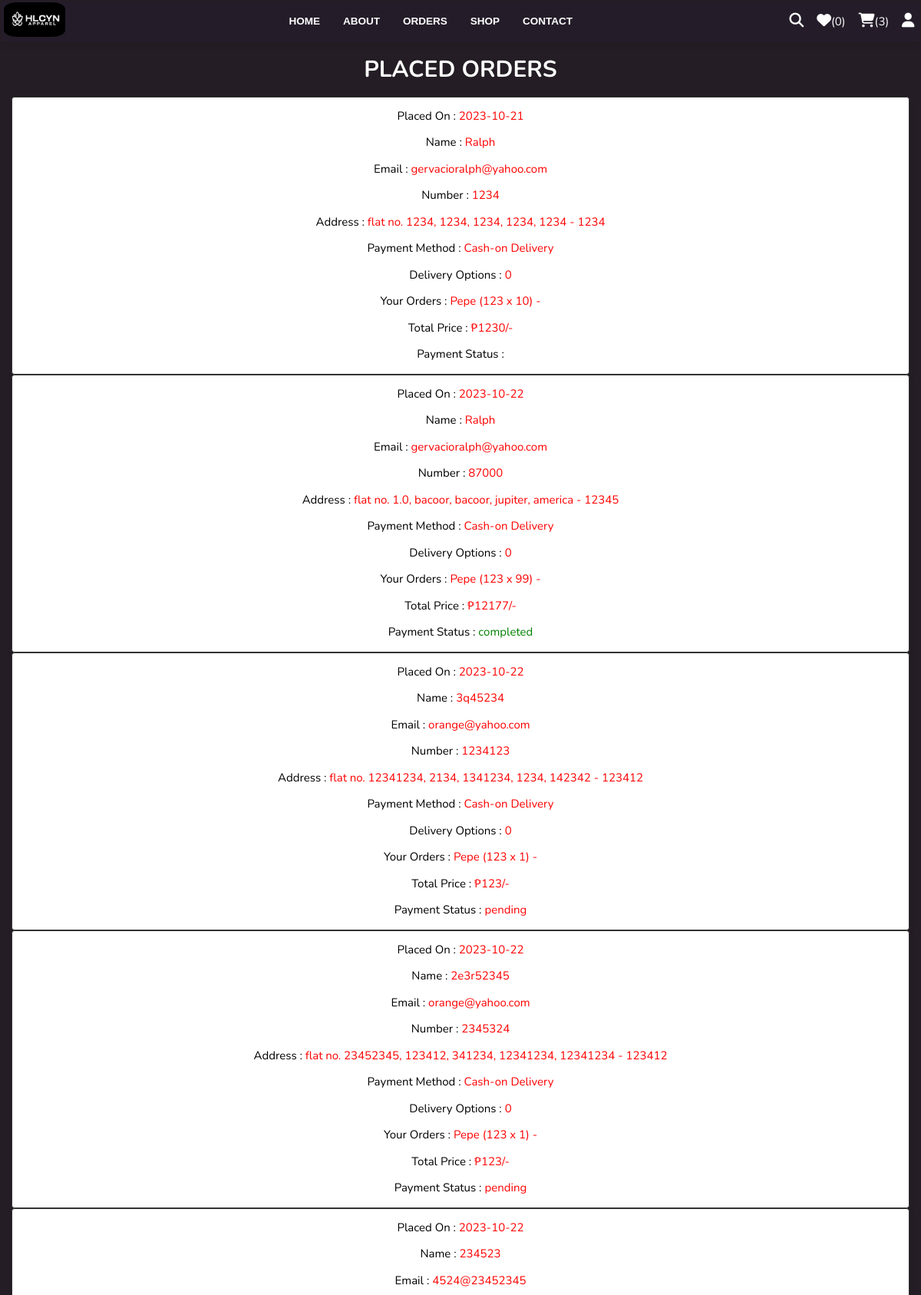
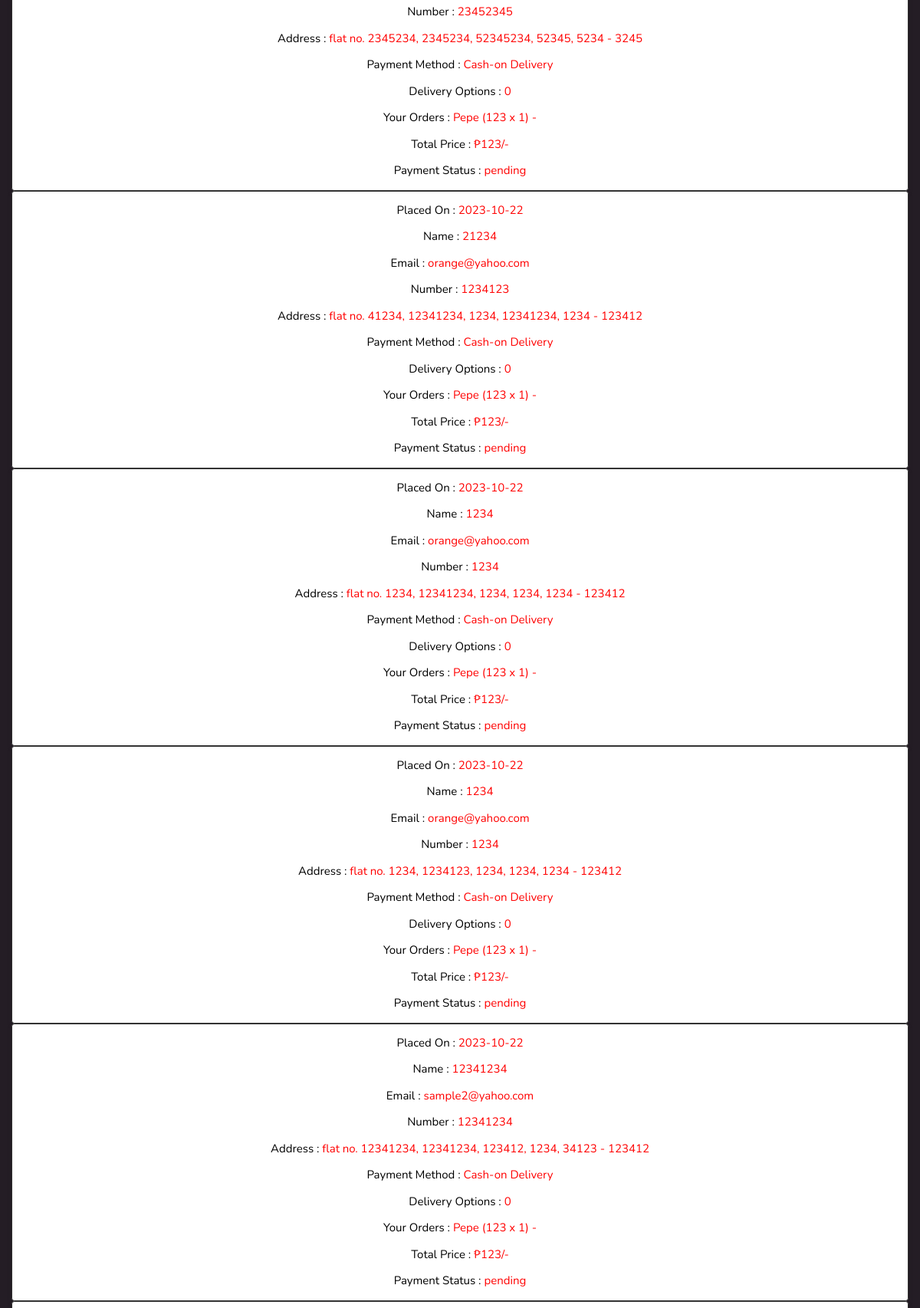
Screenshot of /orders.php (signed in, upper part) with the database file from the repository (2 pictures, top to bottom).
### tables this page shows
CREATE TABLE `orders` (
  `id` int(100) NOT NULL,
  `user_id` int(100) NOT NULL,
  `name` varchar(20) NOT NULL,
  `number` varchar(10) NOT NULL,
  `email` varchar(50) NOT NULL,
  `method` varchar(50) NOT NULL,
  `address` varchar(500) NOT NULL,
  `total_products` varchar(1000) NOT NULL,
  `total_price` int(100) NOT NULL,
  `placed_on` date NOT NULL DEFAULT current_timestamp(),
  `payment_status` varchar(20) NOT NULL DEFAULT 'pending',
  `options` int(11) NOT NULL,
  `stock_level` int(11) NOT NULL
);

### orders.php (the view, shortened to what this page needs)
<?php
include 'components/connect.php';
if(isset($_SESSION['user_id'])){
   $user_id = $_SESSION['user_id'];
}else{
   $user_id = '';
};
?>
<!DOCTYPE html>
<html lang="en">
<head>
   <link rel="stylesheet" href="https://cdnjs.cloudflare.com/ajax/libs/font-awesome/6.1.1/css/all.min.css">
   <link rel="stylesheet" href="css/style.css">
</head>
<body>
<?php include 'components/user_header.php'; ?>
<section class="orders">
   <h1 class="heading">placed orders</h1>
   <div class="box-container">
   <?php
      if($user_id == ''){
         echo '<p class="empty">please login to see your orders</p>';
      }else{
         $select_orders = $conn->prepare("SELECT * FROM `orders` WHERE user_id = ?");
         $select_orders->execute([$user_id]);
         if($select_orders->rowCount() > 0){
            while($fetch_orders = $select_orders->fetch(PDO::FETCH_ASSOC)){
   ?>
   <div class="box">
      <p>Placed On : <span><?= $fetch_orders['placed_on']; ?></span></p>
      <p>Name : <span><?= $fetch_orders['name']; ?></span></p>
      <p>Email : <span><?= $fetch_orders['email']; ?></span></p>
      <p>Number : <span><?= $fetch_orders['number']; ?></span></p>
      <p>Address : <span><?= $fetch_orders['address']; ?></span></p>
      <p>Payment Method : <span><?= $fetch_orders['method']; ?></span></p>
      <p>Delivery Options : <span><?= $fetch_orders['options']; ?></span></p>
      <p>Your Orders : <span><?= $fetch_orders['total_products']; ?></span></p>
      <p>Total Price : <span>₱<?= $fetch_orders['total_price']; ?>/-</span></p>
      <p>Payment Status : <span style="color:<?php if($fetch_orders['payment_status'] == 'pending'){ echo 'red'; }else{ echo 'green'; }; ?>"><?= $fetch_orders['payment_status']; ?></span> </p>
   </div>
   <?php
      }
      }else{
         echo '<p class="empty">no orders placed yet!</p>';
      }
      }
   ?>
   </div>
</section>
</body>
</html>

### components/user_header.php (shortened to what this page needs)
<header class="header">
   <section class="flex">
   <nav class="logo">
   <a href="home.php"><img src="/images/hlcyn-logo.png" alt="logo"></a>
   </nav>
      <nav class="navbar">
         <a href="home.php">home</a>
         <a href="about.php">about</a>
         <a href="orders.php">orders</a>
         <a href="shop.php">shop</a>
         <a href="contact.php">contact</a>
      </nav>
      <div class="icons">
         <?php
            $count_wishlist_items = $conn->prepare("SELECT * FROM `wishlist` WHERE user_id = ?");
            $count_wishlist_items->execute([$user_id]);
            $total_wishlist_counts = $count_wishlist_items->rowCount();
            $count_cart_items = $conn->prepare("SELECT * FROM `cart` WHERE user_id = ?");
            $count_cart_items->execute([$user_id]);
            $total_cart_counts = $count_cart_items->rowCount();
         ?>
         <a href="search_page.php"><i class="fas fa-search"></i></a>
         <a href="wishlist.php"><i class="fas fa-heart"></i><span>(<?= $total_wishlist_counts; ?>)</span></a>
         <a href="cart.php"><i class="fas fa-shopping-cart"></i><span>(<?= $total_cart_counts; ?>)</span></a>
         <div id="user-btn" class="fas fa-user"></div>
      </div>
   </section>
</header>

### css/style.css (style rules this page uses)
:root { --main-color:#2980b9; --orange:#f39c12; --red:#e74c3c; --black:#333; --white:#fff; --light-color:#666; --light-bg:#eee; --border:.2rem solid var(--black); --box-shadow:0 .5rem 1rem rgba(0,0,0,.1); }
* { font-family: 'Nunito', sans-serif; margin:0; padding:0; box-sizing: border-box; outline: none; border:none; text-decoration: none; }
html { font-size: 62.5%; overflow-x: hidden; }
body { background-color:#241D25; zoom: 75%; }
section { padding:2rem; max-width:contain; margin-left:0px; margin-right: 0px; justify-content: center; }
.heading { font-size: 4rem; color:var(--white); margin-bottom: 2rem; text-align: center; text-transform: uppercase; }
.header { position: sticky; top:0; left:0; right:0; background-color: #241D29; box-shadow: var(--box-shadow); z-index: 1000; border-style: solid; border-color: #241d21; border-width: 2.5px; }
.header .flex { display: flex; align-items: center; justify-content: space-between; position: relative; height: 70px; padding: 0; margin: 0; }
.logo img { height: 60px; width: 80%; margin-left: 1rem; border-radius: 20%; padding: 0; margin: 5px; }
.header .flex .logo::before { position: absolute; top: 0; left: -75%; z-index: 2; display: block; content: ''; width: 50%; height: 100%; background: -webkit-linear-gradient(left, rgba(255,255,255,0) 0%, rgba(255,255,255,.3) 100%); background: linear-gradient(to right, rgba(255,255,255,0) 0%, rgba(255,255,255,.3) 100%); -webkit-transform: skewX(-25deg); transform: skewX(-25deg); }
.header .flex .navbar { display: flex; justify-content: center; align-items: center; flex-wrap: wrap; }
.header .flex .navbar a { list-style: none; position: relative; display: flex; text-transform: uppercase; margin: 20px 0; padding: 10px 20px; text-decoration: none; color: #ffffff; font-family: sans-serif; font-size: 18px; font-weight: 600; transition: 0.5s; z-index: 1; }
.header .flex .navbar a:before { content: ""; position: absolute; top: 0; left: 0; width: 100%; height: 100%; border-top: 3.5px solid #000000; border-bottom: 3.5px solid #000000; transform: scaleY(2); opacity: 0; transition: 0.3s; }
.header .flex .navbar a:after { content: ""; position: absolute; top: 2px; left: 0; width: 100%; height: 100%; background-color: #ffffff; transform: scale(0); opacity: 0; transition: 0.3s; z-index: -1; }
.header .flex .icons > * { margin-left: 1rem; margin-right: 1rem; font-size: 2.5rem; cursor: pointer; color:var(--white); }
.header .flex .icons a span { font-size: 2rem; }
.orders .box-container { display:contents; gap:1.5rem; align-items: center; justify-content: center; }
.orders .box-container .box { padding:1rem 2rem; flex:1 1 40rem; border:var(--border); background-color: var(--white); box-shadow: var(--box-shadow); border-radius: .5rem; justify-content: center; }
.orders .box-container .box p { margin:.5rem 0; line-height: 1.8; font-size: 2rem; color:black; }
.orders .box-container .box p span { color:red; }
.box { display: flex; flex-direction: column; align-items: center; }

### rows the page displays
orders: placed_on "2023-10-21", name "Ralph", email "gervacioralph@yahoo.com", number "1234", address "flat no. 1234, 1234, 1234, 1234, 1234 - 1234", method "Cash-on Delivery", options "0", total_products "Pepe (123 x 10) -", total_price "1230"
orders: placed_on "2023-10-22", name "Ralph", email "gervacioralph@yahoo.com", number "87000", address "flat no. 1.0, bacoor, bacoor, jupiter, america - 12345", method "Cash-on Delivery", options "0", total_products "Pepe (123 x 99) -", total_price "12177", payment_status "completed"
orders: placed_on "2023-10-22", name "3q45234", email "orange@yahoo.com", number "1234123", address "flat no. 12341234, 2134, 1341234, 1234, 142342 - 123412", method "Cash-on Delivery", options "0", total_products "Pepe (123 x 1) -", total_price "123", payment_status "pending"
orders: placed_on "2023-10-22", name "2e3r52345", email "orange@yahoo.com", number "2345324", address "flat no. 23452345, 123412, 341234, 12341234, 12341234 - 123412", method "Cash-on Delivery", options "0", total_products "Pepe (123 x 1) -", total_price "123", payment_status "pending"
orders: placed_on "2023-10-22", name "234523", email "4524@23452345", number "23452345", address "flat no. 2345234, 2345234, 52345234, 52345, 5234 - 3245", method "Cash-on Delivery", options "0", total_products "Pepe (123 x 1) -", total_price "123", payment_status "pending"
orders: placed_on "2023-10-22", name "21234", email "orange@yahoo.com", number "1234123", address "flat no. 41234, 12341234, 1234, 12341234, 1234 - 123412", method "Cash-on Delivery", options "0", total_products "Pepe (123 x 1) -", total_price "123", payment_status "pending"
orders: placed_on "2023-10-22", name "1234", email "orange@yahoo.com", number "1234", address "flat no. 1234, 12341234, 1234, 1234, 1234 - 123412", method "Cash-on Delivery", options "0", total_products "Pepe (123 x 1) -", total_price "123", payment_status "pending"
orders: placed_on "2023-10-22", name "1234", email "orange@yahoo.com", number "1234", address "flat no. 1234, 1234123, 1234, 1234, 1234 - 123412", method "Cash-on Delivery", options "0", total_products "Pepe (123 x 1) -", total_price "123", payment_status "pending"
orders: placed_on "2023-10-22", name "12341234", email "sample2@yahoo.com", number "12341234", address "flat no. 12341234, 12341234, 123412, 1234, 34123 - 123412", method "Cash-on Delivery", options "0", total_products "Pepe (123 x 1) -", total_price "123", payment_status "pending"

### other values shown
$total_wishlist_counts "0"
$total_cart_counts "3"
